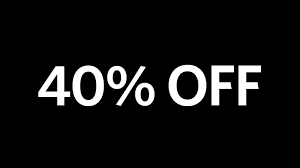
#> input picture neww.png, 300 x 168 px, found by its file name
$ python contours.py
#> lines starting #> are read from the running program, lines starting #| are printed output that depends on the picture; after the words box and inside, x2 and y2 are one past the last pixel; in counts of white or black regions, pixels touching at a corner belong together
import cv2
import numpy as np

# import image
img = cv2.imread('/home/nalin/Pictures/neww.png')
#> img is the input picture: shape (168, 300, 3); min 0, max 255, mean 18.9

# grayscale
gray = cv2.cvtColor(img, cv2.COLOR_BGR2GRAY)


HSV_img = cv2.cvtColor(img,cv2.COLOR_BGR2HSV)
#> HSV_img: shape (168, 300, 3); mean H, S, V 0, 0, 18.9


ret, thresh = cv2.threshold(gray, 0, 255, cv2.THRESH_BINARY_INV+cv2.THRESH_OTSU)
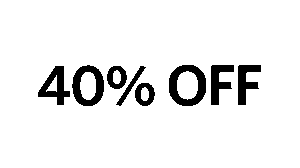
#> thresh: shape (168, 300); 92.5% white; 8 black regions, largest, box (x1, y1, x2, y2) and area: (169, 65, 206, 106) 772, (72, 65, 104, 106) 677, (38, 66, 70, 105) 571
#> ret = 117

kernel = np.ones((3,3),np.uint8)
erosion = cv2.erode(img,kernel,iterations = 1)
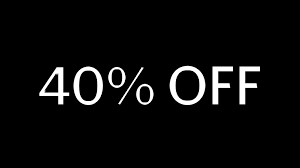
#> erosion: shape (168, 300, 3); min 0, max 255, mean 12
dilation = cv2.dilate(img,kernel,iterations = 1)
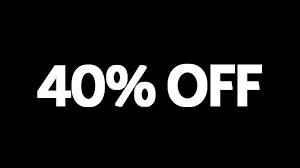
#> dilation: shape (168, 300, 3); min 0, max 255, mean 26
edged = cv2.Canny(gray, 30, 200)
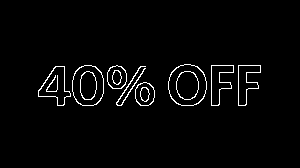
#> edged: shape (168, 300); 2.6% white in thin lines or dots, all inside (x1, y1, x2, y2) = (38, 64, 261, 106)
contours, hierarchy = cv2.findContours(edged, cv2.RETR_TREE, cv2.CHAIN_APPROX_SIMPLE)
#> contours = 24 contours, 1 with area under 20; largest, box (x1, y1, x2, y2) and area: (168, 64, 207, 106) 1274, (168, 64, 207, 106) 1244, (72, 65, 104, 106) 1048, (72, 65, 104, 106) 1025, (38, 66, 71, 106) 668
cv2.drawContours(img, contours, -1, (0, 255, 0), 3)
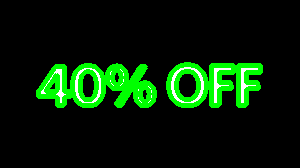
#> img: shape (168, 300, 3); 10.92% of pixels changed, all inside (x1, y1, x2, y2) = (36, 62, 263, 108)


cv2.waitKey(0)


cv2.imwrite('contours.png',img)
